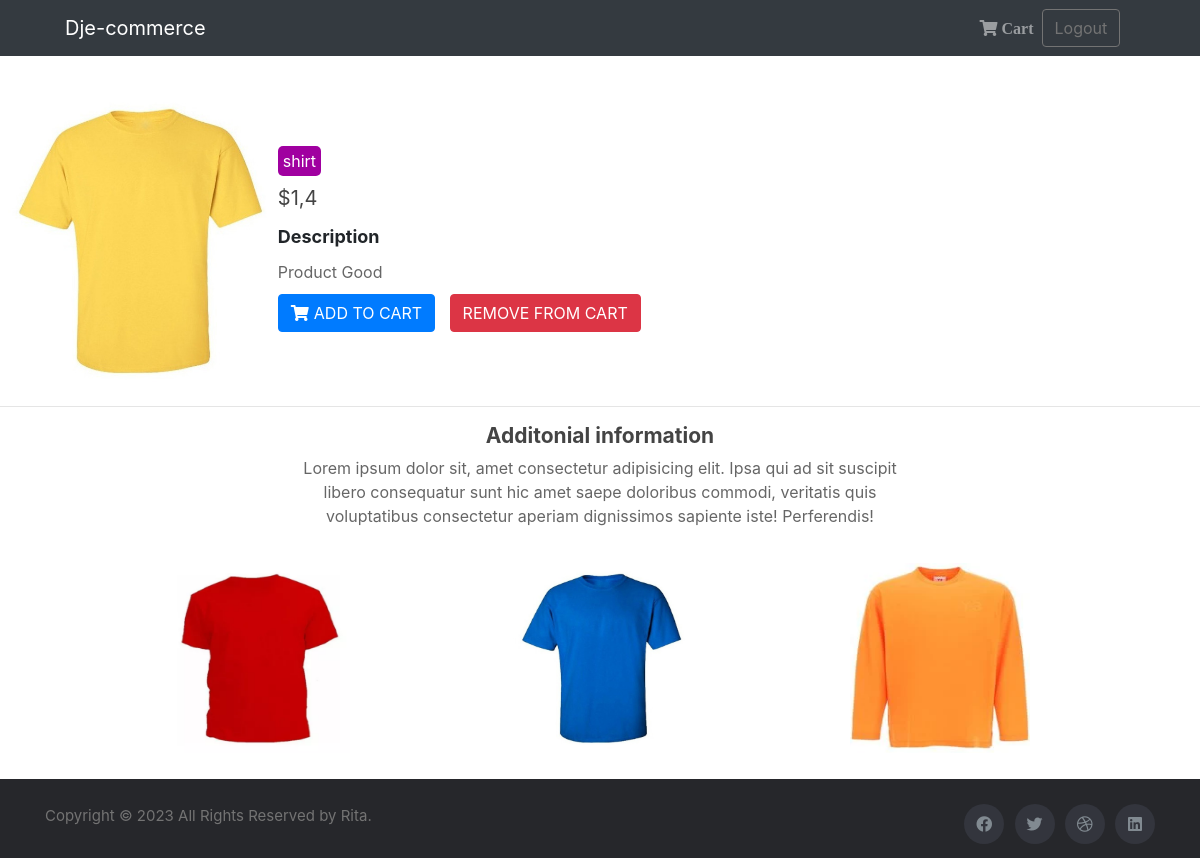
/product-3 (signed in), run on the app's committed database.
### core/models.py (models this page shows, shortened)
class Product(models.Model):
    img = models.ImageField()
    categorie = models.CharField(max_length=50)
    title = models.CharField(max_length=100)
    price = models.FloatField()
    description = models.CharField(max_length=10000, default='This product has no description')
    rebate = models.IntegerField()
    no_of_likes = models.IntegerField(default=0)

### core/views.py (the view)
# urls.py: path('product-<str:pk>', views.product, name='product'),
@login_required(login_url='register')
def product(request, pk):
    product = Product.objects.get(id=pk)
    productsP = Product.objects.all()
    products = []
    for productP in productsP :
        if productP != product and len(products) < 3:
            products.append(productP)
    return render(request, 'product.html', {'product':product, 'products':products})

### templates/product.html
{% extends "base.html" %}
{% block content %}
<div style="width: 100%; max-width: 1200px; margin: 90px auto">
    <div style="width: 100%; height: 100%; display: flex; align-items: center;">
        <img src="{{product.img.url}}" alt="" style="width: 300px; height: 300px;">
        <div style="width: 100%; height: 100%;">
            <span style="padding: 5px; border-radius: 5px; background: #a000a0; color: #fff; margin: 20px 0;">{{product.categorie}}</span>
            <p style="margin: 10px 0; font-size: 20px; color: #444;">${{product.price}}</p>
            <b style="font-size: 18px;">Description</b>
            <p style="margin: 10px 0; color: #666">{{product.description}}</p>
            <div style="display: flex;">
                <div>
                    <a href="favorite-{{product.id}}" name="addcart" style="margin-right: 10px"  class="btn btn-primary btn-primary"><i style="padding-right: 5px" class="fas fa-shopping-cart"></i>ADD TO CART</a>
                    <a href="favorite-{{product.id}}" name="removecart" class="btn btn-primary btn-danger">REMOVE FROM CART</a>
                </div>
            </div>
        </div>
    </div>
    <hr>
    <div style="text-align: center; max-width: 600px; margin: 15px auto;">
        <h2 style="color:#444; font-size: 21px; font-weight: bold;">Additonial information</h2>
        <p style="color: #666; font-size: 16px">Lorem ipsum dolor sit, amet consectetur adipisicing elit. Ipsa qui ad sit suscipit libero consequatur sunt hic amet saepe doloribus commodi, veritatis quis voluptatibus consectetur aperiam dignissimos sapiente iste! Perferendis!</p>
    </div>
    <div style="width: 100%; max-width: 900px; margin: 20px auto; align-items: center; display: flex; justify-content: space-between;">
        {% for product in products %}
                <a href="/product-{{product.id}}" style="width: 200px; border-style: none !important; height: 200px;margin: 10px; padding: 5px 10px; background: #fff; cursor: pointer">
                    <div class="card text-center " style="border: none !important; width: 100%; height: 100%; display: flex; align-items: center;  ">
                            <img src="{{product.img.url}}"  style="width: 100%; height: 100%; " alt="">
                    </div>
                </a>
        {% endfor %}
      </div>
</div>
{% endblock %}

### static/base.css (style rules this page uses)
html { min-height: 100%; position: relative; }
body { margin: 0; margin-bottom: 40px; }

### templates/base.html (style rules this page uses)
img { width: 100%; height: 100%; }

### data on the page
Product: img (picture), categorie "shirt", price "1,4", description "Product Good"
Product: img (picture)
Product: {{ product.id }} 2 (drawn), img (picture)
Product: img (picture)
